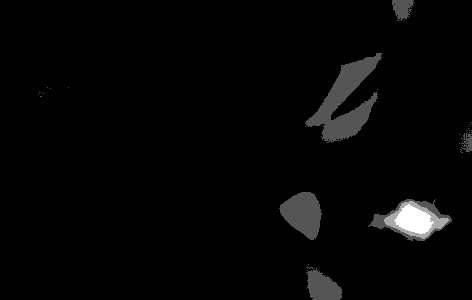
#> input picture paper/josa/data/image.tif, 472 x 300 px, found by its file name
$ python suppfig4.py
#> lines starting #> are read from the running program, lines starting #| are printed output that depends on the picture
### paper/josa/src/common.py
import argparse
from pathlib import Path

import matplotlib
import matplotlib.pyplot as plt
import numpy as np
from mpl_toolkits.axes_grid1 import make_axes_locatable
from scipy import ndimage

from smo.smo import _normalized_gradient


def save_or_show(figure, filename):
    parser = argparse.ArgumentParser()
    parser.add_argument("--save", action="store_true")
    args = parser.parse_args()

    if args.save:
        path = Path("figures") / filename
        path.mkdir(parents=True, exist_ok=True)

        for ext in ("png", "svg", "pdf"):
            figure.savefig(path / f"{filename}.{ext}")
    else:
        plt.show()


# Colormaps
class cmap:
    intensity = "plasma"
    angle = "twilight"
    smo = "cividis"


# [12 lines left out: function generate_image, not called in this run]


class SMOPipeline:
    # [4 lines left out: function __init__, not called in this run]

    @property
    def smoothed_image(self):
        return ndimage.gaussian_filter(self.intensity.astype(float), self.sigma)

    @property
    def gradient(self):
        return np.array(_normalized_gradient(self.smoothed_image))

    @property
    def angle(self):
        return np.arctan2(*self.gradient)

    # [4 lines left out: function averaged_gradient, not called in this run]

    @property
    def averaged_angle(self):
        return np.arctan2(*self.averaged_gradient)

    @property
    def smo(self):
        return np.linalg.norm(self.averaged_gradient, axis=0)


# [24 lines left out: function gradient_quiver_plot, not called in this run]


class MarginalAxes:
    # [75 lines left out: functions __init__, __iter__, add_subplot_label, set_logticks, align_axes, equal_hist, not called in this run]


def plot_equal_hist(ax, y, nbins, **step):
    density, bins = equal_hist(y, nbins=nbins)
    ax.step(np.append(bins, bins[-1]), np.pad(density, 1), **step)


def ecdf(x):
    return np.sort(x), np.linspace(0, 1, x.size)

### paper/josa/src/suppfig4.py
import matplotlib.pyplot as plt
import numpy as np
from skimage.io import imread
from skimage.restoration import rolling_ball

from . import common

# Image
image = imread("data/image.tif")
#> image is the input picture: shape (300, 472) uint16; min 194, max 1022, mean 218.9
image = image[:300, 200:]  # crop image
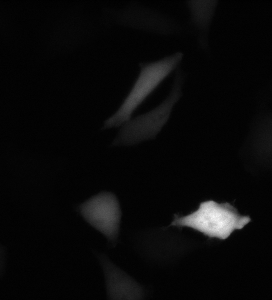
#> image: shape (300, 272) uint16; min 194, max 1022, mean 226.6; drawn with min black and max white

# Manual selection of background
x0, x1, y0, y1 = 0, 80, 80, 130
bg_manual = slice(y0, y1), slice(x0, x1)

sizes = (5, 10, 25, 50, 100)

cmap = plt.get_cmap("viridis")
sizes = {s: cmap(c) for s, c in zip(sizes, np.linspace(0, 1, len(sizes)))}

fig = plt.figure()
fig.set_figheight(2.5)
top, bottom = fig.add_gridspec(2, 1, height_ratios=(1, 1.5))
axes_images = top.subgridspec(1, 5).subplots()
left, right = bottom.subgridspec(1, 2, width_ratios=(2, 1), wspace=0.5)
axes_pdf = left.subgridspec(1, 2, wspace=0.4).subplots()
axes_cdf = fig.add_subplot(right)

axes_hists = {
    axes_cdf: {"cumulative": True},
    axes_pdf[0]: {"cumulative": False},
    axes_pdf[1]: {"cumulative": False},
}

axes_pdf[0].set(ylabel="PDF")
axes_pdf[1].set(yscale="log")
axes_cdf.set(ylabel="CDF")

for ax in axes_hists:
    ax.set(xlabel="Intensity [a.u.]")

bins = np.arange(198, 220)

for ax, hist_kw in axes_hists.items():
    ax.hist(
        image[bg_manual].flat,
        bins=bins,
        density=True,
        color="gray",
        alpha=0.5,
        label="Ground\ntruth",
        **hist_kw,
    )

for ax, (size, color) in zip(axes_images, sizes.items()):
    bg = rolling_ball(image, radius=size)

    ax.imshow(bg, cmap=common.cmap.smo, rasterized=True)

    for ax_h, hist_kw in axes_hists.items():
        ax_h.hist(
            bg.flat, bins=bins, density=True, histtype="step", color=color, **hist_kw
        )

    ax.add_patch(plt.Circle((120, 120), radius=size, facecolor="none", edgecolor="red"))
    ax.set(xticks=(), yticks=(), title=f"r={size}")
    for spine in ax.spines.values():
        spine.set(color=color, linewidth=3)
#> this loop made 5 passes
#> pass 1, `bg = rolling_ball(image, radius=size)`:
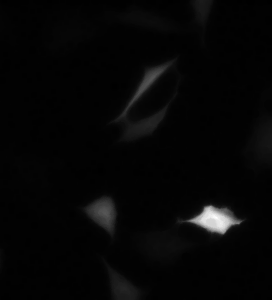
#> bg: shape (300, 272) uint16; min 194, max 898, mean 212.1; drawn with min black and max white
#> pass 2, `bg = rolling_ball(image, radius=size)`:
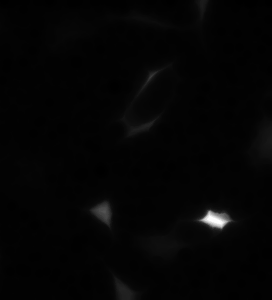
#> bg: shape (300, 272) uint16; min 194, max 785, mean 205.1; drawn with min black and max white
#> pass 3, `bg = rolling_ball(image, radius=size)`:
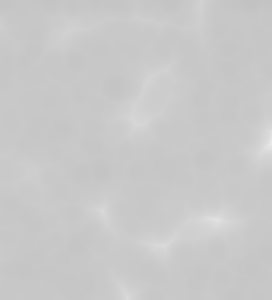
#> bg: shape (300, 272) uint16; min 194, max 233, mean 200.6

axes_cdf.legend(loc="lower right", fontsize="small")

common.save_or_show(fig, "suppfig4")
#> in save_or_show, `plt.show()`:
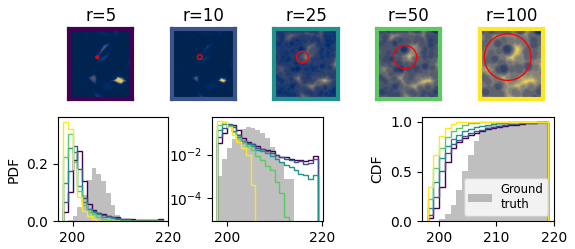
#> figure drawn by matplotlib, 8 panels; panel 6: tallest bar 0.186 high, from x = 204 to 205; panel 7: tallest bar 0.186 high, from x = 204 to 205
